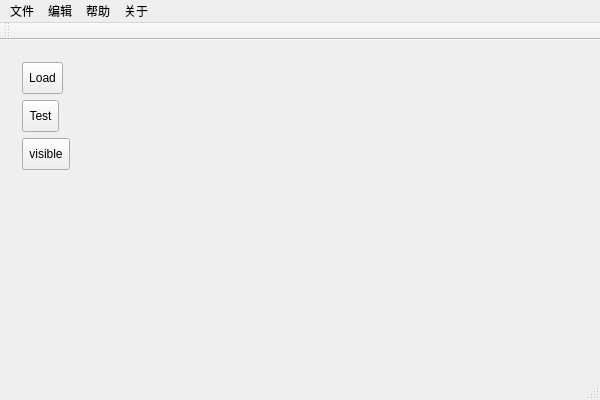
<?xml version="1.0" encoding="UTF-8"?>
<ui version="4.0">
 <class>AppMainWindow</class>
 <widget class="QMainWindow" name="AppMainWindow">
  <property name="geometry">
   <rect>
    <x>0</x>
    <y>0</y>
    <width>600</width>
    <height>400</height>
   </rect>
  </property>
  <property name="windowTitle">
   <string>AppMainWindow</string>
  </property>
  <widget class="QWidget" name="centralWidget">
   <layout class="QHBoxLayout" name="horizontalLayout">
    <item>
     <widget class="QWidget" name="widget_5" native="true">
      <property name="sizePolicy">
       <sizepolicy hsizetype="Fixed" vsizetype="Preferred">
        <horstretch>0</horstretch>
        <verstretch>0</verstretch>
       </sizepolicy>
      </property>
      <property name="maximumSize">
       <size>
        <width>100</width>
        <height>16777215</height>
       </size>
      </property>
      <layout class="QVBoxLayout" name="verticalLayout">
       <item>
        <widget class="QToolButton" name="LoadBtn">
         <property name="minimumSize">
          <size>
           <width>0</width>
           <height>32</height>
          </size>
         </property>
         <property name="text">
          <string>Load</string>
         </property>
        </widget>
       </item>
       <item>
        <widget class="QToolButton" name="TestBtn">
         <property name="minimumSize">
          <size>
           <width>0</width>
           <height>32</height>
          </size>
         </property>
         <property name="text">
          <string>Test</string>
         </property>
        </widget>
       </item>
       <item>
        <widget class="QToolButton" name="VisibleBtn">
         <property name="minimumSize">
          <size>
           <width>0</width>
           <height>32</height>
          </size>
         </property>
         <property name="text">
          <string>visible</string>
         </property>
        </widget>
       </item>
       <item>
        <spacer name="verticalSpacer">
         <property name="orientation">
          <enum>Qt::Vertical</enum>
         </property>
         <property name="sizeHint" stdset="0">
          <size>
           <width>20</width>
           <height>271</height>
          </size>
         </property>
        </spacer>
       </item>
      </layout>
     </widget>
    </item>
    <item>
     <layout class="QGridLayout" name="gridLayout">
      <item row="0" column="0">
       <widget class="SliceWidget" name="sliceA" native="true"/>
      </item>
      <item row="0" column="1">
       <widget class="ThreeDWidget" name="threeDWidget" native="true"/>
      </item>
      <item row="1" column="0">
       <widget class="SliceWidget" name="sliceC" native="true"/>
      </item>
      <item row="1" column="1">
       <widget class="SliceWidget" name="sliceS" native="true"/>
      </item>
     </layout>
    </item>
   </layout>
  </widget>
  <widget class="QMenuBar" name="menuBar">
   <property name="geometry">
    <rect>
     <x>0</x>
     <y>0</y>
     <width>600</width>
     <height>23</height>
    </rect>
   </property>
   <widget class="QMenu" name="menu">
    <property name="title">
     <string>文件</string>
    </property>
   </widget>
   <widget class="QMenu" name="menu_2">
    <property name="title">
     <string>编辑</string>
    </property>
   </widget>
   <widget class="QMenu" name="menu_3">
    <property name="title">
     <string>帮助</string>
    </property>
   </widget>
   <widget class="QMenu" name="menu_4">
    <property name="title">
     <string>关于</string>
    </property>
   </widget>
   <addaction name="menu"/>
   <addaction name="menu_2"/>
   <addaction name="menu_3"/>
   <addaction name="menu_4"/>
  </widget>
  <widget class="QToolBar" name="mainToolBar">
   <attribute name="toolBarArea">
    <enum>TopToolBarArea</enum>
   </attribute>
   <attribute name="toolBarBreak">
    <bool>false</bool>
   </attribute>
  </widget>
  <widget class="QStatusBar" name="statusBar"/>
 </widget>
 <layoutdefault spacing="6" margin="11"/>
 <customwidgets>
  <customwidget>
   <class>ThreeDWidget</class>
   <extends>QWidget</extends>
   <header location="global">ThreeDWidget.h</header>
   <container>1</container>
  </customwidget>
  <customwidget>
   <class>SliceWidget</class>
   <extends>QWidget</extends>
   <header>SliceWidget.h</header>
   <container>1</container>
  </customwidget>
 </customwidgets>
 <resources>
  <include location="../AppMainWindow.qrc"/>
 </resources>
 <connections/>
</ui>
